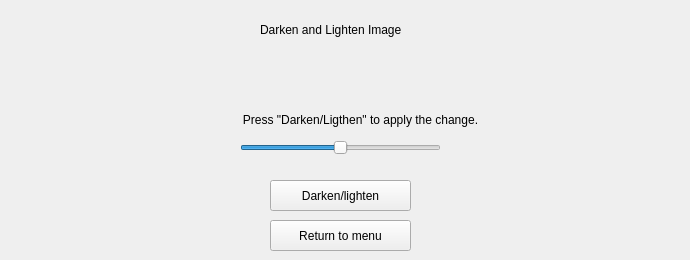
    <widget class="QWidget" name="brightness">
     <widget class="QLabel" name="l_lightDark">
      <property name="geometry">
       <rect>
        <x>260</x>
        <y>20</y>
        <width>181</width>
        <height>20</height>
       </rect>
      </property>
      <property name="text">
       <string>Darken and Lighten Image</string>
      </property>
     </widget>
     <widget class="QSlider" name="horiSlider_L_D">
      <property name="geometry">
       <rect>
        <x>240</x>
        <y>140</y>
        <width>201</width>
        <height>16</height>
       </rect>
      </property>
      <property name="maximum">
       <number>100</number>
      </property>
      <property name="value">
       <number>50</number>
      </property>
      <property name="orientation">
       <enum>Qt::Horizontal</enum>
      </property>
     </widget>
     <widget class="QLabel" name="lab_HoriSlider_L_D">
      <property name="geometry">
       <rect>
        <x>320</x>
        <y>150</y>
        <width>41</width>
        <height>16</height>
       </rect>
      </property>
      <property name="text">
       <string/>
      </property>
     </widget>
     <widget class="QLabel" name="label_4">
      <property name="geometry">
       <rect>
        <x>40</x>
        <y>110</y>
        <width>641</width>
        <height>20</height>
       </rect>
      </property>
      <property name="text">
       <string>Press &quot;Darken/Ligthen&quot; to apply the change.</string>
      </property>
      <property name="alignment">
       <set>Qt::AlignCenter</set>
      </property>
     </widget>
     <widget class="QPushButton" name="apply_LD_Button">
      <property name="geometry">
       <rect>
        <x>270</x>
        <y>180</y>
        <width>141</width>
        <height>31</height>
       </rect>
      </property>
      <property name="text">
       <string>Darken/lighten</string>
      </property>
     </widget>
     <widget class="QPushButton" name="brightness_apply">
      <property name="geometry">
       <rect>
        <x>270</x>
        <y>220</y>
        <width>141</width>
        <height>31</height>
       </rect>
      </property>
      <property name="text">
       <string>Return to menu</string>
      </property>
     </widget>
    </widget>
